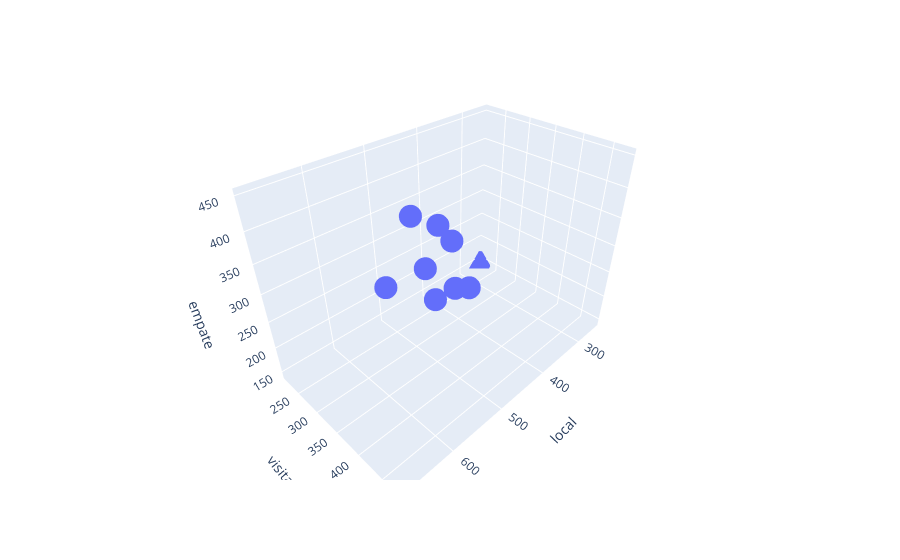

The cell this chart's notebook holds for it:
### Code cell
figura_3d = px.scatter_3d(df_3d, x="local", y="visita", z="empate",text = "league")
figura_3d.update_traces(mode = "markers")

### Figure 1 — Plotly figure (JSON) as saved in the notebook; plotly's stock layout.template omitted (floating-point values rounded to 4 significant figures)
{"data": [{"hoverlabel": {"namelength": 0}, "hovertemplate": "local=%{x}<br>visita=%{y}<br>empate=%{z}<br>league=%{text}", "legendgroup": "", "marker": {"color": "#636efa", "symbol": "circle"}, "mode": "markers", "name": "", "scene": "scene", "showlegend": false, "text": ["Bundesliga 1", "Bundesliga 2", "Championship", "Premier League", "Primeira Liga", "Primera Division", "Segunda Division", "Serie A", "Serie B"], "type": "scatter3d", "x": [254, 378, 680, 494, 398, 489, 376, 441, 484], "y": [215, 260, 476, 341, 288, 315, 224, 360, 281], "z": [145, 271, 450, 255, 196, 296, 286, 259, 369]}], "layout": {"legend": {"tracegroupgap": 0}, "margin": {"t": 60}, "scene": {"domain": {"x": [0, 1], "y": [0, 1]}, "xaxis": {"title": {"text": "local"}}, "yaxis": {"title": {"text": "visita"}}, "zaxis": {"title": {"text": "empate"}}}}}
